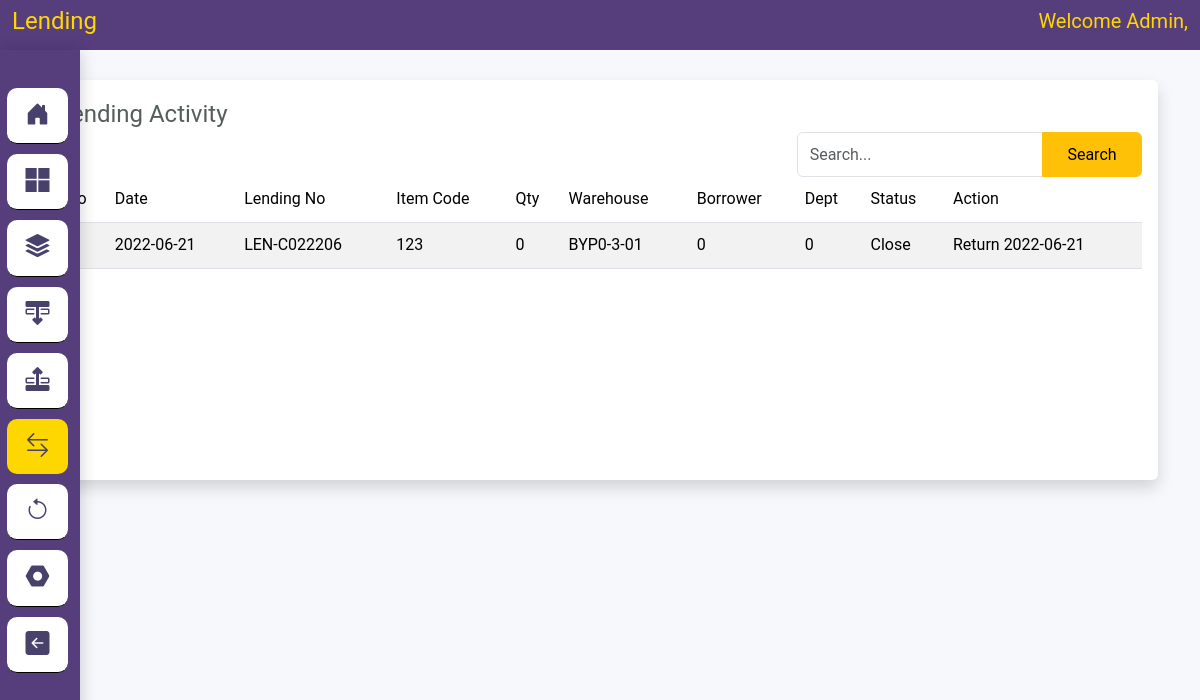
The app's page /index.php/lending, older data.
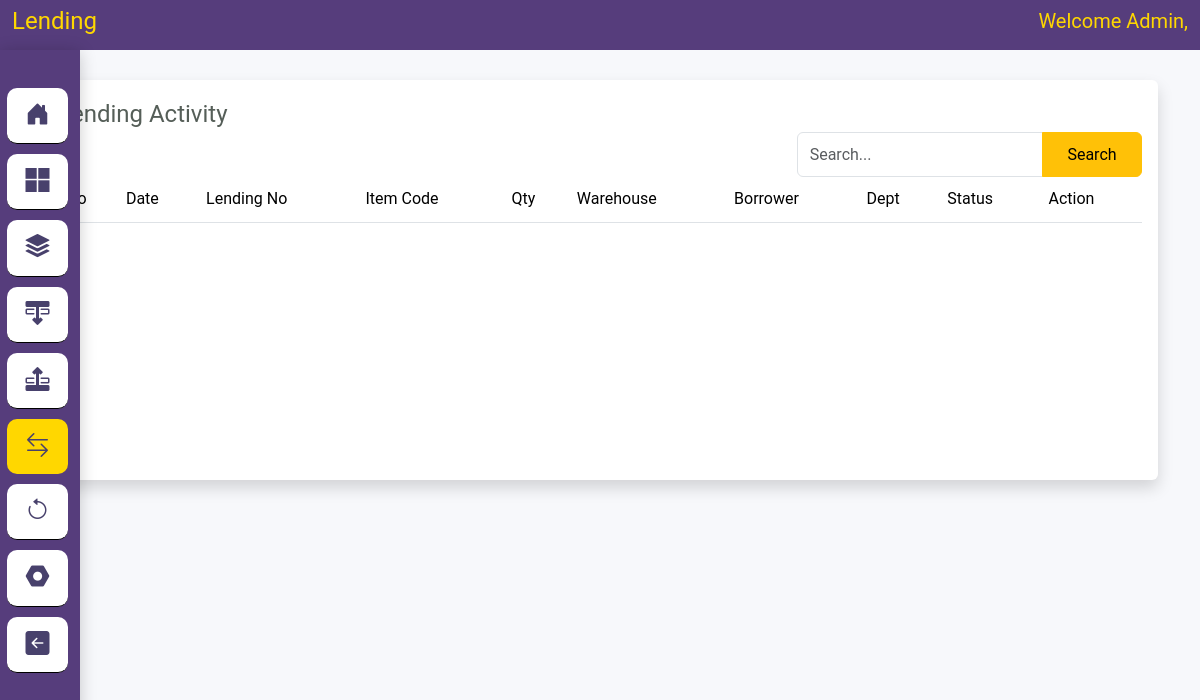
The same page, newer data.
### tables this page shows
CREATE TABLE `lending` (
  `id` int(11) NOT NULL,
  `lending_no` varchar(50) NOT NULL,
  `lending_date` date NOT NULL,
  `item_code` varchar(50) NOT NULL,
  `lending_qty` int(11) NOT NULL,
  `borrower_name` varchar(200) NOT NULL,
  `dept_code` varchar(50) NOT NULL,
  `lending_note` text DEFAULT NULL,
  `return_note` text DEFAULT NULL,
  `return_qty` int(11) DEFAULT NULL,
  `return_date` date DEFAULT NULL,
  `entered` varchar(50) DEFAULT NULL,
  `warehouse_code` varchar(50) NOT NULL,
  `status` varchar(50) NOT NULL
);

### application/controllers/Lending.php (called while the page is built, shortened)
<?php
class Lending extends CI_Controller
{
    public function index()
    {
        if ($this->input->post('search')) {
            $data['keyword'] = $this->input->post('keyword');
            $this->session->set_userdata('keyword_lending', $data['keyword']);
        } else {
            $data['keyword'] = $this->session->userdata('keyword_lending');;
        }
        $this->db->like('lending_no', $data['keyword'])->or_like('lending_date', $data['keyword'])->or_like('item_code', $data['keyword'])->or_like('dept_code', $data['keyword'])
        ->or_like('warehouse_code', $data['keyword'])->or_like('status', $data['keyword'])->or_like('lending_qty', $data['keyword'])->or_like('borrower_name', $data['keyword']);
        $this->db->from('lending');
        $config['total_rows'] = $this->db->count_all_results();
        $data['total_rows'] = $config['total_rows'];
        $config['per_page'] = 10;
        $data['judul'] = 'Lending';
        $data['start'] = $this->uri->segment(3);
        $this->db->like('lending_no', $data['keyword'])->or_like('lending_date', $data['keyword'])->or_like('item_code', $data['keyword'])->or_like('dept_code', $data['keyword'])
        ->or_like('warehouse_code', $data['keyword'])->or_like('status', $data['keyword'])->or_like('lending_qty', $data['keyword'])->or_like('borrower_name', $data['keyword']);
        $this->db->from('lending');
        $this->db->limit($config['per_page'], $data['start']);
        $data['lending'] = $this->db->get()->result();
        $this->load->view('template/header', $data);
        $this->load->view('lending/index', $data);
    }
}

### index.php (called while the page is built, shortened)
<?php
require_once BASEPATH.'core/CodeIgniter.php';

### application/views/lending/index.php (the view, shortened to what this page needs)
<div class="container" style="margin-top: 80px;">
    <div class="cards shadow p-3 mb-5 bg-white rounded" style="min-height: 400px; margin-top:3px">
        <div class="cards-header card-header-text">
            <h4 class="card-title">Lending Activity</h4>
            <div class="row">
                <div class="col">
                </div>
                <div class="col-md-4">
                    <form action="<?= base_url() . 'lending' ?>" method="POST" autocomplete="off">
                        <div class="input-group">
                            <input type="text submit" class="form-control" id="keyword" name="keyword"
                                value="<?= $this->session->userdata('keyword_lending') ?>" placeholder="Search...">
                            <input type="submit" class="btn btn-warning" style="height:45px; font-size:medium;"
                                name="search" value="Search">
                        </div>
                    </form>
                </div>
            </div>
        </div>
        <div class="card-content table-responsive">
            <table id="lending" class="table table-striped table-hover">
                <thead class="text-primary">
                    <tr>
                        <th>No</th>
                        <th>Date</th>
                        <th>Lending No</th>
                        <th>Item Code</th>
                        <th>Qty</th>
                        <th>Warehouse</th>
                        <th>Borrower</th>
                        <th>Dept</th>
                        <th>Status</th>
                        <th>Action</th>
                    </tr>
                </thead>
                <tbody>
                    <?php
                                    $i = 1+$start;
                                    foreach ($lending as $data) {
                                ?>
                    <tr>
                        <td><?= $i ?></td>
                        <td><?= $data->lending_date ?></td>
                        <td><?= $data->lending_no ?></td>
                        <td><?= $data->item_code ?></td>
                        <td><?= $data->lending_qty ?></td>
                        <td><?= $data->warehouse_code ?></td>
                        <td><?= $data->borrower_name ?></td>
                        <td><?= $data->dept_code ?></td>
                        <td><?= $data->status ?></td>
                        <td>
                            <?php if (strtolower($data->status) == "open") { ?>
                            <a href="<?= base_url() ?>received/view_lending?id=<?= $data->id ?>">
                                <button type="submit" class="btn btn-warning btn-sm"
                                    style="margin:0px; height:35px;">Closed</button>
                            </a>
                            <?php ;} else {
                                echo 'Return '.$data->return_date; } ?>
                        </td>
                    </tr>
                    <?php
                            $i++;
                            } ?>
                </tbody>
            </table>
        </div>
    </div>
</div>

Row changes from the older to the newer data that the page shows:
removed lending: lending_date "2022-06-21", lending_no "LEN-C022206", item_code "123", lending_qty "0", warehouse_code "BYP0-3-01", borrower_name "0", dept_code "0", status "Close", return_date "2022-06-21"
